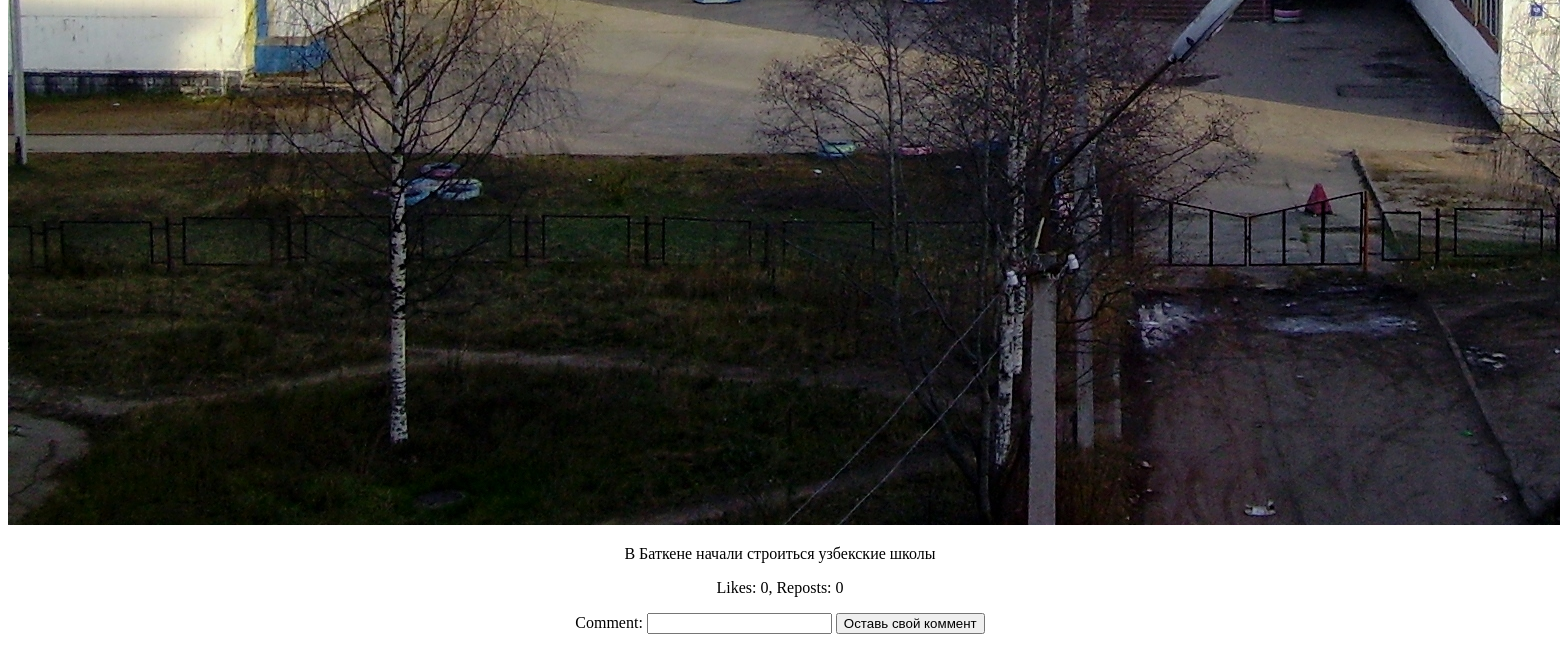
Before: /blog/1/ (lower part) with the older database file.
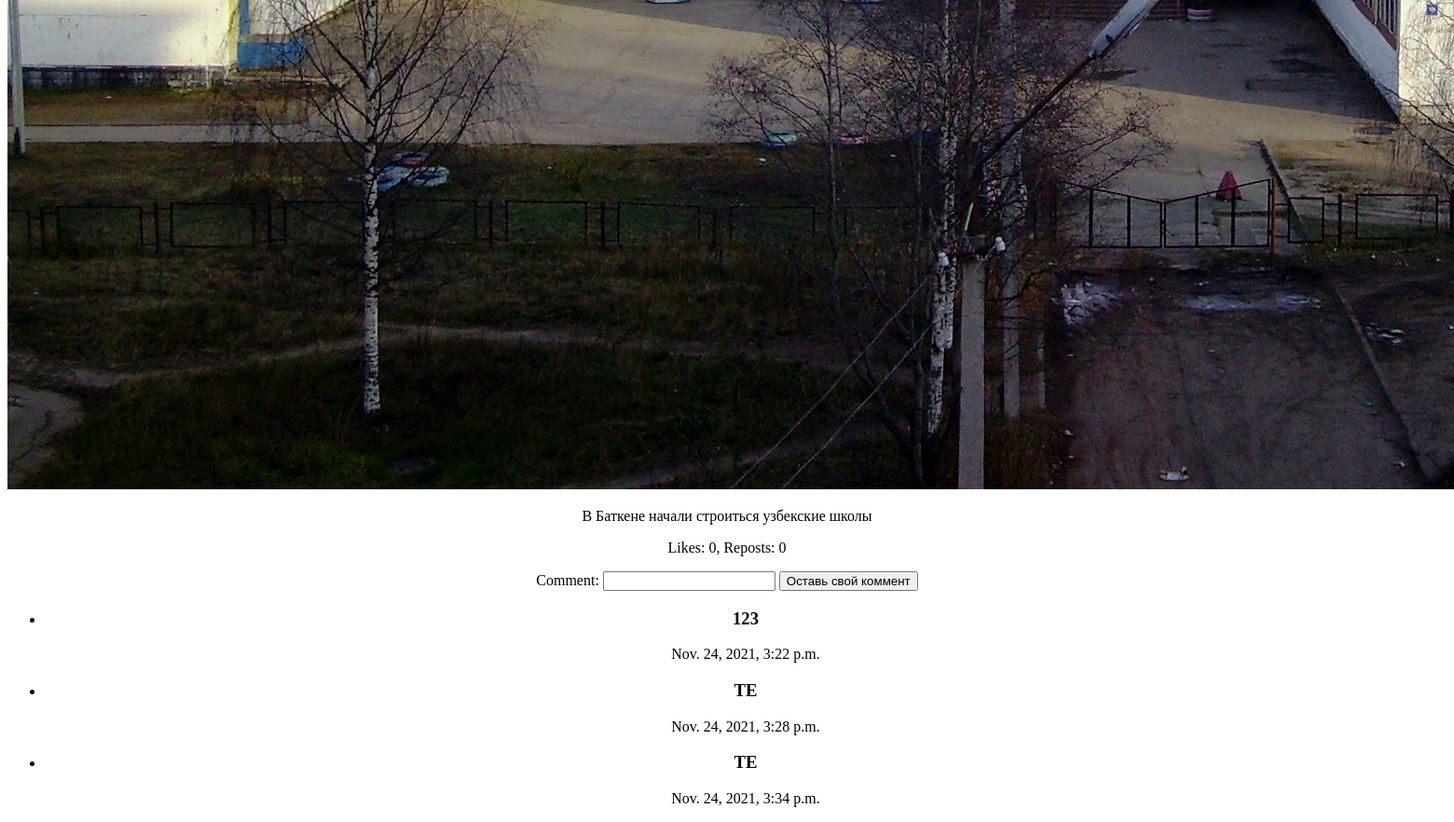
After: the same page with the newer database file.
### post/models.py (models this page shows, shortened)
class Comment(models.Model):
    text = models.CharField(max_length=150)
    date = models.DateTimeField(auto_now_add=True)
    post = models.ForeignKey(BlogPost, on_delete=models.CASCADE)

### post/views.py (the view)
# urls.py: path('<int:pk>/', post_detail, name='post-detail'),
def post_detail(request, pk):
    post: BlogPost = BlogPost.objects.get(pk=pk)
    comments = Comment.objects.filter(post_id=pk)
    return render(request, "blog_detail.html", context={"post": post, "comments": comments})

### templates/blog_detail.html (shortened to what this page needs)
<!DOCTYPE html>
<html lang="en">
<head>
</head>
<body style="text-align: center">
    <p>
        <img src="{{ post.image.url }}" alt="">
    </p>
    <p>
        {{ post.description }}
    </p>
    <p>
        Likes: {{ post.likes }}, Reposts: {{ post.reposts }}
    </p>
    <form action="/blog/{{ post.id }}/comment/" method="post">
        <label>
            Comment:
            <input name="text" type="text">
        </label>
        <input value="Оставь свой коммент" type="submit">
    </form>
    <ul>
    {% for i in comments %}
        <li>
            <h3>{{ i.text }}</h3><span>{{ i.date }}</span>
        </li>
    {% endfor %}
    </ul>
</body>
</html>

Changed rows visible on the page:
added Comment: text "123", date "Nov. 24, 2021, 3:22 p.m."
added Comment: text "ТЕ", date "Nov. 24, 2021, 3:28 p.m."
added Comment: text "ТЕ", date "Nov. 24, 2021, 3:34 p.m."
